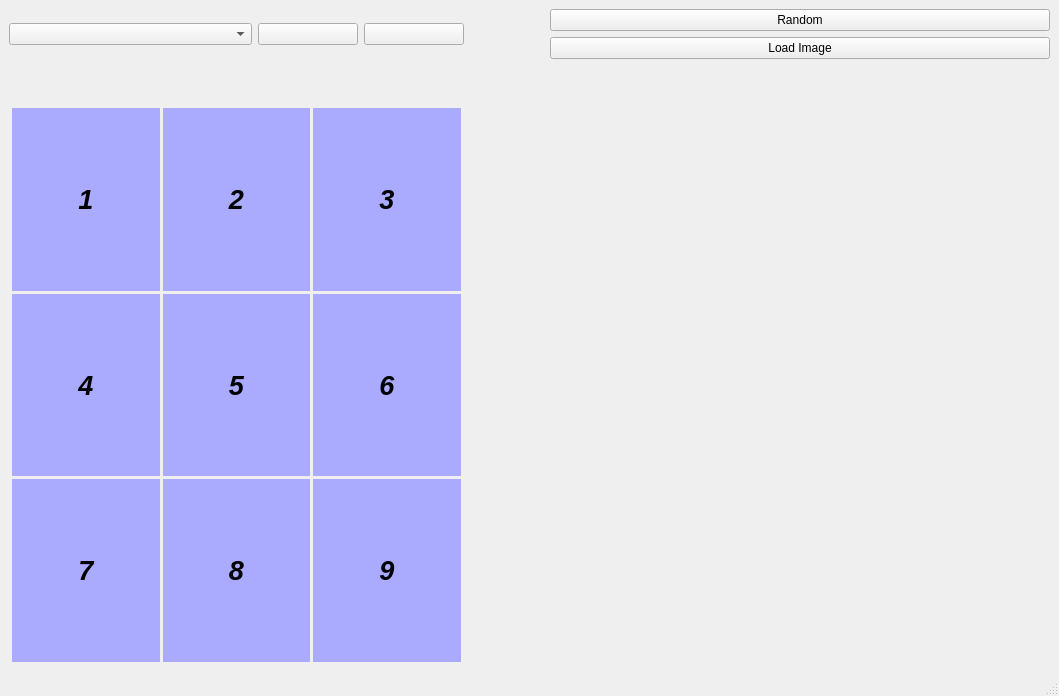
<?xml version="1.0" encoding="UTF-8"?>
<ui version="4.0">
 <class>MainWindow</class>
 <widget class="QMainWindow" name="MainWindow">
  <property name="geometry">
   <rect>
    <x>0</x>
    <y>0</y>
    <width>1059</width>
    <height>696</height>
   </rect>
  </property>
  <property name="windowTitle">
   <string>MainWindow</string>
  </property>
  <widget class="QWidget" name="centralwidget">
   <layout class="QGridLayout" name="gridLayout_2">
    <item row="2" column="1">
     <spacer name="horizontalSpacer">
      <property name="orientation">
       <enum>Qt::Horizontal</enum>
      </property>
      <property name="sizeType">
       <enum>QSizePolicy::Fixed</enum>
      </property>
      <property name="sizeHint" stdset="0">
       <size>
        <width>80</width>
        <height>20</height>
       </size>
      </property>
     </spacer>
    </item>
    <item row="2" column="0">
     <layout class="QGridLayout" name="gridLayout">
      <property name="leftMargin">
       <number>3</number>
      </property>
      <property name="topMargin">
       <number>3</number>
      </property>
      <property name="rightMargin">
       <number>3</number>
      </property>
      <property name="bottomMargin">
       <number>3</number>
      </property>
      <property name="spacing">
       <number>3</number>
      </property>
      <item row="0" column="0">
       <widget class="QLabel" name="label1">
        <property name="font">
         <font>
          <pointsize>20</pointsize>
          <weight>75</weight>
          <italic>true</italic>
          <bold>true</bold>
         </font>
        </property>
        <property name="cursor">
         <cursorShape>OpenHandCursor</cursorShape>
        </property>
        <property name="layoutDirection">
         <enum>Qt::LeftToRight</enum>
        </property>
        <property name="styleSheet">
         <string notr="true">background-color: rgb(170, 170, 255);</string>
        </property>
        <property name="text">
         <string>1</string>
        </property>
        <property name="alignment">
         <set>Qt::AlignCenter</set>
        </property>
        <property name="margin">
         <number>20</number>
        </property>
       </widget>
      </item>
      <item row="0" column="3">
       <widget class="QLabel" name="label3">
        <property name="font">
         <font>
          <pointsize>20</pointsize>
          <weight>75</weight>
          <italic>true</italic>
          <bold>true</bold>
         </font>
        </property>
        <property name="layoutDirection">
         <enum>Qt::LeftToRight</enum>
        </property>
        <property name="styleSheet">
         <string notr="true">background-color: rgb(170, 170, 255);</string>
        </property>
        <property name="text">
         <string>3</string>
        </property>
        <property name="alignment">
         <set>Qt::AlignCenter</set>
        </property>
        <property name="margin">
         <number>20</number>
        </property>
       </widget>
      </item>
      <item row="1" column="0">
       <widget class="QLabel" name="label4">
        <property name="font">
         <font>
          <pointsize>20</pointsize>
          <weight>75</weight>
          <italic>true</italic>
          <bold>true</bold>
         </font>
        </property>
        <property name="layoutDirection">
         <enum>Qt::LeftToRight</enum>
        </property>
        <property name="styleSheet">
         <string notr="true">background-color: rgb(170, 170, 255);</string>
        </property>
        <property name="text">
         <string>4</string>
        </property>
        <property name="alignment">
         <set>Qt::AlignCenter</set>
        </property>
        <property name="margin">
         <number>20</number>
        </property>
       </widget>
      </item>
      <item row="0" column="1">
       <widget class="QLabel" name="label2">
        <property name="font">
         <font>
          <pointsize>20</pointsize>
          <weight>75</weight>
          <italic>true</italic>
          <bold>true</bold>
         </font>
        </property>
        <property name="layoutDirection">
         <enum>Qt::LeftToRight</enum>
        </property>
        <property name="styleSheet">
         <string notr="true">background-color: rgb(170, 170, 255);</string>
        </property>
        <property name="text">
         <string>2</string>
        </property>
        <property name="alignment">
         <set>Qt::AlignCenter</set>
        </property>
        <property name="margin">
         <number>20</number>
        </property>
       </widget>
      </item>
      <item row="1" column="1">
       <widget class="QLabel" name="label5">
        <property name="font">
         <font>
          <pointsize>20</pointsize>
          <weight>75</weight>
          <italic>true</italic>
          <bold>true</bold>
         </font>
        </property>
        <property name="layoutDirection">
         <enum>Qt::LeftToRight</enum>
        </property>
        <property name="styleSheet">
         <string notr="true">background-color: rgb(170, 170, 255);</string>
        </property>
        <property name="text">
         <string>5</string>
        </property>
        <property name="alignment">
         <set>Qt::AlignCenter</set>
        </property>
        <property name="margin">
         <number>20</number>
        </property>
       </widget>
      </item>
      <item row="1" column="3">
       <widget class="QLabel" name="label6">
        <property name="font">
         <font>
          <pointsize>20</pointsize>
          <weight>75</weight>
          <italic>true</italic>
          <bold>true</bold>
         </font>
        </property>
        <property name="layoutDirection">
         <enum>Qt::LeftToRight</enum>
        </property>
        <property name="styleSheet">
         <string notr="true">background-color: rgb(170, 170, 255);</string>
        </property>
        <property name="text">
         <string>6</string>
        </property>
        <property name="alignment">
         <set>Qt::AlignCenter</set>
        </property>
        <property name="margin">
         <number>20</number>
        </property>
       </widget>
      </item>
      <item row="2" column="0">
       <widget class="QLabel" name="label7">
        <property name="font">
         <font>
          <pointsize>20</pointsize>
          <weight>75</weight>
          <italic>true</italic>
          <bold>true</bold>
         </font>
        </property>
        <property name="layoutDirection">
         <enum>Qt::LeftToRight</enum>
        </property>
        <property name="styleSheet">
         <string notr="true">background-color: rgb(170, 170, 255);</string>
        </property>
        <property name="text">
         <string>7</string>
        </property>
        <property name="alignment">
         <set>Qt::AlignCenter</set>
        </property>
        <property name="margin">
         <number>20</number>
        </property>
       </widget>
      </item>
      <item row="2" column="1">
       <widget class="QLabel" name="label8">
        <property name="font">
         <font>
          <pointsize>20</pointsize>
          <weight>75</weight>
          <italic>true</italic>
          <bold>true</bold>
         </font>
        </property>
        <property name="layoutDirection">
         <enum>Qt::LeftToRight</enum>
        </property>
        <property name="styleSheet">
         <string notr="true">background-color: rgb(170, 170, 255);</string>
        </property>
        <property name="text">
         <string>8</string>
        </property>
        <property name="alignment">
         <set>Qt::AlignCenter</set>
        </property>
        <property name="margin">
         <number>20</number>
        </property>
       </widget>
      </item>
      <item row="2" column="3">
       <widget class="QLabel" name="label9">
        <property name="font">
         <font>
          <pointsize>20</pointsize>
          <weight>75</weight>
          <italic>true</italic>
          <bold>true</bold>
         </font>
        </property>
        <property name="layoutDirection">
         <enum>Qt::LeftToRight</enum>
        </property>
        <property name="styleSheet">
         <string notr="true">background-color: rgb(170, 170, 255);</string>
        </property>
        <property name="text">
         <string>9</string>
        </property>
        <property name="alignment">
         <set>Qt::AlignCenter</set>
        </property>
        <property name="margin">
         <number>20</number>
        </property>
       </widget>
      </item>
     </layout>
    </item>
    <item row="2" column="2">
     <layout class="QVBoxLayout" name="verticalLayout">
      <item>
       <widget class="QLabel" name="textLabel">
        <property name="minimumSize">
         <size>
          <width>500</width>
          <height>500</height>
         </size>
        </property>
        <property name="maximumSize">
         <size>
          <width>500</width>
          <height>1000</height>
         </size>
        </property>
        <property name="text">
         <string/>
        </property>
       </widget>
      </item>
     </layout>
    </item>
    <item row="1" column="0">
     <spacer name="verticalSpacer">
      <property name="orientation">
       <enum>Qt::Vertical</enum>
      </property>
      <property name="sizeType">
       <enum>QSizePolicy::Fixed</enum>
      </property>
      <property name="sizeHint" stdset="0">
       <size>
        <width>20</width>
        <height>40</height>
       </size>
      </property>
     </spacer>
    </item>
    <item row="0" column="0">
     <layout class="QHBoxLayout" name="horizontalLayout">
      <property name="sizeConstraint">
       <enum>QLayout::SetMinAndMaxSize</enum>
      </property>
      <item>
       <widget class="QComboBox" name="comboBox">
        <property name="maximumSize">
         <size>
          <width>400</width>
          <height>16777215</height>
         </size>
        </property>
       </widget>
      </item>
      <item>
       <widget class="QPushButton" name="startBtn">
        <property name="maximumSize">
         <size>
          <width>100</width>
          <height>16777215</height>
         </size>
        </property>
        <property name="text">
         <string/>
        </property>
        <property name="icon">
         <iconset>
          <normaloff>play.png</normaloff>play.png</iconset>
        </property>
       </widget>
      </item>
      <item>
       <widget class="QPushButton" name="endBtn">
        <property name="maximumSize">
         <size>
          <width>100</width>
          <height>16777215</height>
         </size>
        </property>
        <property name="text">
         <string/>
        </property>
        <property name="icon">
         <iconset>
          <normaloff>pause.png</normaloff>pause.png</iconset>
        </property>
       </widget>
      </item>
     </layout>
    </item>
    <item row="0" column="2">
     <layout class="QVBoxLayout" name="verticalLayout_2">
      <item>
       <widget class="QPushButton" name="randomBrn">
        <property name="maximumSize">
         <size>
          <width>500</width>
          <height>16777215</height>
         </size>
        </property>
        <property name="text">
         <string>Random</string>
        </property>
       </widget>
      </item>
      <item>
       <widget class="QPushButton" name="loadImageBtn">
        <property name="maximumSize">
         <size>
          <width>500</width>
          <height>16777215</height>
         </size>
        </property>
        <property name="text">
         <string>Load Image</string>
        </property>
       </widget>
      </item>
     </layout>
    </item>
    <item row="1" column="2">
     <spacer name="verticalSpacer_2">
      <property name="orientation">
       <enum>Qt::Vertical</enum>
      </property>
      <property name="sizeType">
       <enum>QSizePolicy::Fixed</enum>
      </property>
      <property name="sizeHint" stdset="0">
       <size>
        <width>20</width>
        <height>40</height>
       </size>
      </property>
     </spacer>
    </item>
   </layout>
  </widget>
  <widget class="QMenuBar" name="menubar">
   <property name="geometry">
    <rect>
     <x>0</x>
     <y>0</y>
     <width>1059</width>
     <height>26</height>
    </rect>
   </property>
  </widget>
  <widget class="QStatusBar" name="statusbar"/>
 </widget>
 <resources/>
 <connections/>
</ui>
